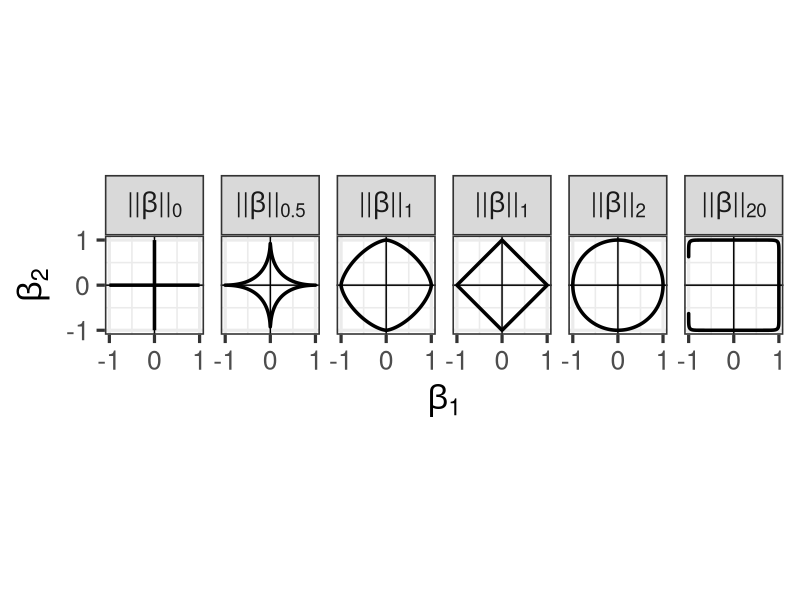

Write the R code that produced this figure. (Note: this script raises an error after producing the figure.)
## ---- chunk 1
#| code-fold: true
#| fig-width: 16
#| fig-height: 8
library(mvtnorm)
library(tidyverse)
normBall <- function(q = 1, len = 1000) {
  tg <- seq(0, 2 * pi, length = len)
  out <- data.frame(x = cos(tg)) |>
    mutate(b = (1 - abs(x)^q)^(1 / q), bm = -b) |>
    gather(key = "lab", value = "y", -x)
  out$lab <- paste0('"||" * beta * "||"', "[", signif(q, 2), "]")
  return(out)
}

ellipseData <- function(n = 100, xlim = c(-2, 3), ylim = c(-2, 3),
                        mean = c(1, 1), Sigma = matrix(c(1, 0, 0, .5), 2)) {
  df <- expand.grid(
    x = seq(xlim[1], xlim[2], length.out = n),
    y = seq(ylim[1], ylim[2], length.out = n)
  )
  df$z <- dmvnorm(df, mean, Sigma)
  df
}

lballmax <- function(ed, q = 1, tol = 1e-6) {
  ed <- filter(ed, x > 0, y > 0)
  for (i in 1:20) {
    ff <- abs((ed$x^q + ed$y^q)^(1 / q) - 1) < tol
    if (sum(ff) > 0) break
    tol <- 2 * tol
  }
  best <- ed[ff, ]
  best[which.max(best$z), ]
}

nbs <- list()
nbs[[1]] <- normBall(0, 1)
qs <- c(.5, 1, 1.5, 2, 20)
for (ii in 2:6) nbs[[ii]] <- normBall(qs[ii - 1])
nbs[[1]]$lab <- paste0('"||" * beta * "||"', "[0.0]")
nbs[[4]]$lab <- paste0('"||" * beta * "||"', "[1.0]")
nbs <- bind_rows(nbs)
nbs$lab <- factor(nbs$lab, levels = unique(nbs$lab))
seg <- data.frame(
  lab = levels(nbs$lab)[1],
  x0 = c(-1, 0), x1 = c(1, 0), y0 = c(0, -1), y1 = c(0, 1)
)
levels(seg$lab) <- levels(nbs$lab)
ggplot(nbs, aes(x, y)) +
  geom_path(size = 1.2) +
  facet_grid(.~lab, labeller = label_parsed) +
  geom_segment(data = seg, aes(x = x0, xend = x1, y = y0, yend = y1), size = 1.2) +
  theme_bw(base_family = "", base_size = 24) +
  coord_equal() +
  scale_x_continuous(breaks = c(-1, 0, 1)) +
  scale_y_continuous(breaks = c(-1, 0, 1)) +
  geom_vline(xintercept = 0, size = .5) +
  geom_hline(yintercept = 0, size = .5) +
  xlab(bquote(beta[1])) +
  ylab(bquote(beta[2]))
## ---- chunk 2
library(glmnet)
data(prostate, package = "ElemStatLearn")
X <- prostate |> dplyr::select(-train, -lpsa) |>  as.matrix()
Y <- prostate$lpsa
lasso <- cv.glmnet(x = X, y = Y) # alpha = 1 by default
ridge <- cv.glmnet(x = X, y = Y, alpha = 0)
## ---- chunk 3
par(mfrow = c(2, 2))
# Get y-axis range for consistent scaling
ridge_mse <- range(c(ridge$cvm - ridge$cvsd, ridge$cvm + ridge$cvsd))
lasso_mse <- range(c(lasso$cvm - lasso$cvsd, lasso$cvm + lasso$cvsd))
ylim_range <- range(ridge_mse, lasso_mse)
plot(ridge, main = "Ridge CV", ylim = ylim_range)
plot(lasso, main = "LASSO CV", ylim = ylim_range)

# Get coefficient range for consistent scaling
ridge_coef_range <- range(ridge$glmnet.fit$beta)
lasso_coef_range <- range(lasso$glmnet.fit$beta)
coef_ylim <- range(ridge_coef_range, lasso_coef_range)
plot(ridge$glmnet.fit, main = "Ridge Coeffs.", xvar = "lambda", ylim = coef_ylim)
abline(h = 0, lty = 2)
plot(lasso$glmnet.fit, main = "LASSO Coeffs.", xvar = "lambda", ylim = coef_ylim)
abline(h = 0, lty = 2)
